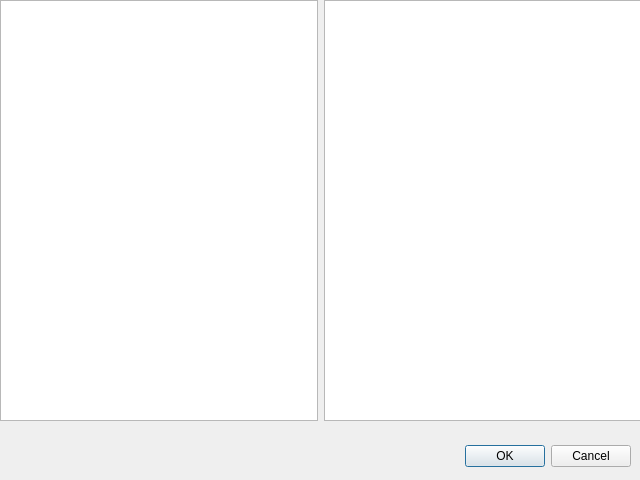
<?xml version="1.0" encoding="UTF-8"?>
<ui version="4.0">
 <class>Dialog</class>
 <widget class="QDialog" name="Dialog">
  <property name="geometry">
   <rect>
    <x>0</x>
    <y>0</y>
    <width>640</width>
    <height>480</height>
   </rect>
  </property>
  <property name="windowTitle">
   <string>Dialog</string>
  </property>
  <widget class="QDialogButtonBox" name="buttonBox">
   <property name="geometry">
    <rect>
     <x>290</x>
     <y>440</y>
     <width>341</width>
     <height>32</height>
    </rect>
   </property>
   <property name="orientation">
    <enum>Qt::Horizontal</enum>
   </property>
   <property name="standardButtons">
    <set>QDialogButtonBox::Cancel|QDialogButtonBox::Ok</set>
   </property>
  </widget>
  <widget class="QWidget" name="horizontalLayoutWidget">
   <property name="geometry">
    <rect>
     <x>0</x>
     <y>0</y>
     <width>641</width>
     <height>421</height>
    </rect>
   </property>
   <layout class="QHBoxLayout" name="horizontalLayout">
    <item>
     <widget class="QTreeView" name="dirView"/>
    </item>
    <item>
     <widget class="QListView" name="fileView"/>
    </item>
   </layout>
  </widget>
 </widget>
 <resources/>
 <connections>
  <connection>
   <sender>buttonBox</sender>
   <signal>accepted()</signal>
   <receiver>Dialog</receiver>
   <slot>accept()</slot>
   <hints>
    <hint type="sourcelabel">
     <x>248</x>
     <y>254</y>
    </hint>
    <hint type="destinationlabel">
     <x>157</x>
     <y>274</y>
    </hint>
   </hints>
  </connection>
  <connection>
   <sender>buttonBox</sender>
   <signal>rejected()</signal>
   <receiver>Dialog</receiver>
   <slot>reject()</slot>
   <hints>
    <hint type="sourcelabel">
     <x>316</x>
     <y>260</y>
    </hint>
    <hint type="destinationlabel">
     <x>286</x>
     <y>274</y>
    </hint>
   </hints>
  </connection>
 </connections>
</ui>
